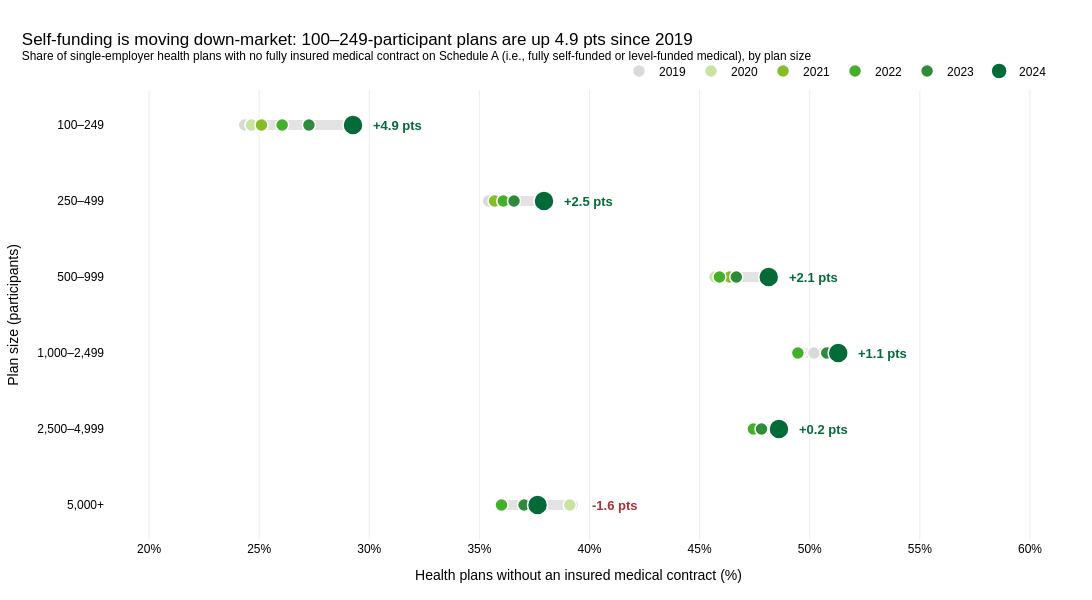

Source (notebook cell):
### Markdown cell above
## 4. Is self-funding moving down-market into smaller employers?

### Code cell
size_bins = [100, 250, 500, 1_000, 2_500, 5_000, np.inf]
size_labels = ["100–249", "250–499", "500–999", "1,000–2,499", "2,500–4,999", "5,000+"]

self_funding = (
    health_plans.assign(
        size_band=pd.cut(health_plans["participants"], bins=size_bins, labels=size_labels, right=False),
        self_funded=~health_plans["has_insured_medical"],
    )
    .groupby(["size_band", "FORM_YEAR"], observed=True)["self_funded"]
    .mean()
    .mul(100)
    .unstack("FORM_YEAR")
)
self_funding["delta"] = self_funding[LAST] - self_funding[FIRST]
lead_band = self_funding["delta"].idxmax()

year_colors = ["#D9D9D9", "#C9E3A0", PALETTE[0], PALETTE[1], "#2E8B3A", PALETTE[2]]

fig = go.Figure()
base_theme(
    fig,
    f"Self-funding is moving down-market: {lead_band}-participant plans are up "
    f"{self_funding.loc[lead_band, 'delta']:.1f} pts since {FIRST}",
    "Share of single-employer health plans with no fully insured medical contract on Schedule A "
    "(i.e., fully self-funded or level-funded medical), by plan size",
    height=600,
)

for band in size_labels:
    row = self_funding.loc[band, YEARS]
    fig.add_trace(
        go.Scatter(
            x=[row.min(), row.max()],
            y=[band, band],
            mode="lines",
            line=dict(color="#E3E3E3", width=10),
            showlegend=False,
            hoverinfo="skip",
        )
    )

for year, color in zip(YEARS, year_colors):
    fig.add_trace(
        go.Scatter(
            x=self_funding[year],
            y=size_labels,
            mode="markers",
            name=str(year),
            marker=dict(
                size=20 if year == LAST else 13,
                color=color,
                line=dict(color="white", width=1.5),
            ),
            hovertemplate=f"{year}<br>%{{y}} participants<br>%{{x:.1f}}% self-funded<extra></extra>",
        )
    )

for band, d in self_funding["delta"].items():
    fig.add_annotation(
        x=self_funding.loc[band, YEARS].max(),
        y=band,
        text=f"<b>{d:+.1f} pts</b>",
        showarrow=False,
        xanchor="left",
        xshift=18,
        font=dict(size=13, color=PALETTE[2] if d > 0 else RED),
    )

x_min = self_funding[YEARS].min().min()
x_max = self_funding[YEARS].max().max()
fig.update_layout(
    width=FIG_WIDTH,
    xaxis=dict(
        title="Health plans without an insured medical contract (%)",
        ticksuffix="%",
        range=[np.floor(x_min / 5) * 5 - 2, np.ceil(x_max / 5) * 5 + 6],
        gridcolor="#EDEDED",
    ),
    yaxis=dict(
        title="Plan size (participants)",
        categoryorder="array",
        categoryarray=size_labels[::-1],
        showgrid=False,
    ),
)
save_figure(fig, "04-self-funding-by-plan-size", ANALYSIS_PATH)
fig.show()

### Figure 1 — Plotly figure (JSON) as saved in the notebook; plotly's stock layout.template omitted (floating-point values rounded to 4 significant figures)
{"data": [{"hoverinfo": "skip", "line": {"color": "#E3E3E3", "width": 10}, "mode": "lines", "showlegend": false, "type": "scatter", "x": [24.35, 29.26], "y": ["100–249", "100–249"]}, {"hoverinfo": "skip", "line": {"color": "#E3E3E3", "width": 10}, "mode": "lines", "showlegend": false, "type": "scatter", "x": [35.42, 37.93], "y": ["250–499", "250–499"]}, {"hoverinfo": "skip", "line": {"color": "#E3E3E3", "width": 10}, "mode": "lines", "showlegend": false, "type": "scatter", "x": [45.7, 48.14], "y": ["500–999", "500–999"]}, {"hoverinfo": "skip", "line": {"color": "#E3E3E3", "width": 10}, "mode": "lines", "showlegend": false, "type": "scatter", "x": [49.4, 51.29], "y": ["1,000–2,499", "1,000–2,499"]}, {"hoverinfo": "skip", "line": {"color": "#E3E3E3", "width": 10}, "mode": "lines", "showlegend": false, "type": "scatter", "x": [47.44, 48.6], "y": ["2,500–4,999", "2,500–4,999"]}, {"hoverinfo": "skip", "line": {"color": "#E3E3E3", "width": 10}, "mode": "lines", "showlegend": false, "type": "scatter", "x": [36.0, 39.21], "y": ["5,000+", "5,000+"]}, {"hovertemplate": "2019<br>%{y} participants<br>%{x:.1f}% self-funded<extra></extra>", "marker": {"color": "#D9D9D9", "line": {"color": "white", "width": 1.5}, "size": 13}, "mode": "markers", "name": "2019", "type": "scatter", "x": [24.35, 35.42, 45.99, 50.19, 48.44, 39.21], "y": ["100–249", "250–499", "500–999", "1,000–2,499", "2,500–4,999", "5,000+"]}, {"hovertemplate": "2020<br>%{y} participants<br>%{x:.1f}% self-funded<extra></extra>", "marker": {"color": "#C9E3A0", "line": {"color": "white", "width": 1.5}, "size": 13}, "mode": "markers", "name": "2020", "type": "scatter", "x": [24.65, 35.82, 45.7, 49.55, 47.7, 39.1], "y": ["100–249", "250–499", "500–999", "1,000–2,499", "2,500–4,999", "5,000+"]}, {"hovertemplate": "2021<br>%{y} participants<br>%{x:.1f}% self-funded<extra></extra>", "marker": {"color": "#86BC25", "line": {"color": "white", "width": 1.5}, "size": 13}, "mode": "markers", "name": "2021", "type": "scatter", "x": [25.1, 35.69, 46.36, 49.4, 48.38, 37.34], "y": ["100–249", "250–499", "500–999", "1,000–2,499", "2,500–4,999", "5,000+"]}, {"hovertemplate": "2022<br>%{y} participants<br>%{x:.1f}% self-funded<extra></extra>", "marker": {"color": "#43B02A", "line": {"color": "white", "width": 1.5}, "size": 13}, "mode": "markers", "name": "2022", "type": "scatter", "x": [26.04, 36.09, 45.9, 49.46, 47.44, 36.0], "y": ["100–249", "250–499", "500–999", "1,000–2,499", "2,500–4,999", "5,000+"]}, {"hovertemplate": "2023<br>%{y} participants<br>%{x:.1f}% self-funded<extra></extra>", "marker": {"color": "#2E8B3A", "line": {"color": "white", "width": 1.5}, "size": 13}, "mode": "markers", "name": "2023", "type": "scatter", "x": [27.26, 36.57, 46.67, 50.77, 47.81, 37.03], "y": ["100–249", "250–499", "500–999", "1,000–2,499", "2,500–4,999", "5,000+"]}, {"hovertemplate": "2024<br>%{y} participants<br>%{x:.1f}% self-funded<extra></extra>", "marker": {"color": "#046A38", "line": {"color": "white", "width": 1.5}, "size": 20}, "mode": "markers", "name": "2024", "type": "scatter", "x": [29.26, 37.93, 48.14, 51.29, 48.6, 37.64], "y": ["100–249", "250–499", "500–999", "1,000–2,499", "2,500–4,999", "5,000+"]}], "layout": {"annotations": [{"font": {"color": "#046A38", "size": 13}, "showarrow": false, "text": "<b>+4.9 pts</b>", "x": 29.26, "xanchor": "left", "xshift": 18, "y": "100–249"}, {"font": {"color": "#046A38", "size": 13}, "showarrow": false, "text": "<b>+2.5 pts</b>", "x": 37.93, "xanchor": "left", "xshift": 18, "y": "250–499"}, {"font": {"color": "#046A38", "size": 13}, "showarrow": false, "text": "<b>+2.1 pts</b>", "x": 48.14, "xanchor": "left", "xshift": 18, "y": "500–999"}, {"font": {"color": "#046A38", "size": 13}, "showarrow": false, "text": "<b>+1.1 pts</b>", "x": 51.29, "xanchor": "left", "xshift": 18, "y": "1,000–2,499"}, {"font": {"color": "#046A38", "size": 13}, "showarrow": false, "text": "<b>+0.2 pts</b>", "x": 48.6, "xanchor": "left", "xshift": 18, "y": "2,500–4,999"}, {"font": {"color": "#AA3036", "size": 13}, "showarrow": false, "text": "<b>-1.6 pts</b>", "x": 39.21, "xanchor": "left", "xshift": 18, "y": "5,000+"}], "colorway": ["#86BC25", "#43B02A", "#046A38"], "font": {"color": "#000000", "family": "Arial, sans-serif"}, "height": 600, "hoverlabel": {"bgcolor": "white", "font": {"color": "#000000"}}, "legend": {"font": {"color": "#000000"}, "orientation": "h", "x": 1, "xanchor": "right", "y": 1.01, "yanchor": "bottom"}, "margin": {"b": 60, "l": 60, "r": 40, "t": 90}, "paper_bgcolor": "white", "plot_bgcolor": "white", "title": {"font": {"color": "#000000", "family": "Arial, sans-serif"}, "text": "Self-funding is moving down-market: 100–249-participant plans are up 4.9 pts since 2019<br><sup>Share of single-employer health plans with no fully insured medical contract on Schedule A (i.e., fully self-funded or level-funded medical), by plan size</sup>", "x": 0.02, "xanchor": "left"}, "width": 1100, "xaxis": {"gridcolor": "#EDEDED", "range": [18, 61], "tickfont": {"color": "#000000"}, "ticksuffix": "%", "title": {"text": "Health plans without an insured medical contract (%)"}}, "yaxis": {"categoryarray": ["5,000+", "2,500–4,999", "1,000–2,499", "500–999", "250–499", "100–249"], "categoryorder": "array", "showgrid": false, "tickfont": {"color": "#000000"}, "title": {"text": "Plan size (participants)"}}}}
